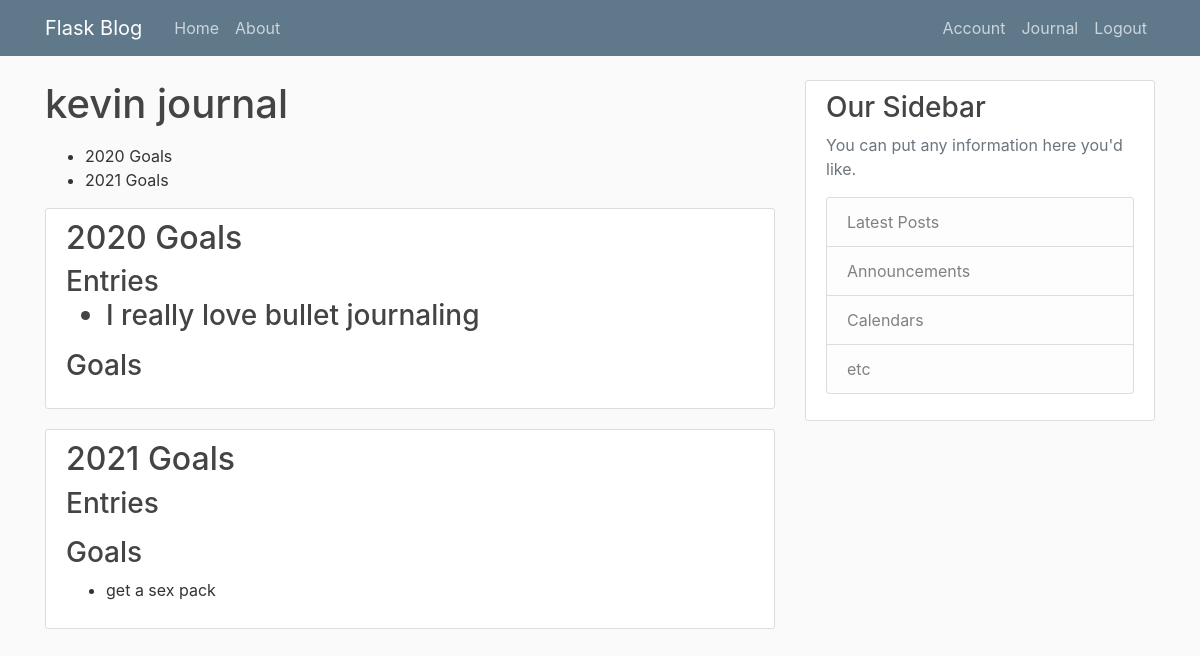
The page /journal (signed in) on the database its author committed.
### flaskblog/models.py (models this page shows, shortened)
class User(db.Model, UserMixin):
    id = db.Column(db.Integer, primary_key=True)
    username = db.Column(db.String(20), unique=True, nullable=False)
    email = db.Column(db.String(120), unique=True, nullable=False)
    image_file = db.Column(db.String(20), nullable=False, default='default.jpg')
    password = db.Column(db.String(60), nullable=False)
    pages = db.relationship("Page", backref="user")
    friends = db.relationship("User", secondary=friendship,
                           primaryjoin=id==friendship.c.friend_a_id,
                           secondaryjoin=id==friendship.c.friend_b_id)
    community = db.relationship("Community", secondary=membership, backref="members")

class Page(db.Model):
    id = db.Column(db.Integer, primary_key=True)
    user_id = db.Column(db.Integer, db.ForeignKey('user.id')) # can be nullable
    community_id = db.Column(db.Integer, db.ForeignKey('community.id')) # can be nullable
    title = db.Column(db.String(100), nullable=False)
    entries = db.relationship("Entry", backref="page")
    goals = db.relationship("Goal", backref="page")

class Entry(db.Model):
    id = db.Column(db.Integer, primary_key=True)
    page_id = db.Column(db.Integer, db.ForeignKey('page.id'), nullable=False)
    text = db.Column(db.String(500), nullable=False)

class Goal(db.Model):
    id = db.Column(db.Integer, primary_key=True)
    page_id = db.Column(db.Integer, db.ForeignKey('page.id'), nullable=False)
    goals = db.Column(db.String(500), nullable=False)

### flaskblog/routes.py (the view)
@app.route("/journal")
@login_required
def journal():
    pages = Page.query.filter_by(user_id=current_user.id).all()
    entries = {}
    goals = {}
    for page in pages:
        entries[page.id] = Entry.query.filter_by(page_id=page.id).all()
        goals[page.id] = Goal.query.filter_by(page_id=page.id).all()
    return render_template('profile.html', pages=pages, entries=entries, goals=goals, user=current_user)

### flaskblog/models.py (called while the page is built)
@login_manager.user_loader
def load_user(user_id):
    return User.query.get(int(user_id))

### flaskblog/templates/profile.html
{% extends "layout.html" %}
{% block content %}
    <h1 class="mb-3">{{ user.username }} journal</h1>
    <ul>
        {% for page in pages %}
        <li> {{ page.title }} </li>
        {% endfor %}
    </ul>
    {% for page in pages %}
        <article class="media content-section">
          <div class="media-body">
            <h2>{{ page.title }} </h2>
            <h3> Entries </3>
            <ul>
                {% for entry in entries.get(page.id) %}
                <li> {{ entry.text }} </li>
                {% endfor %}
            </ul>
            <h3>Goals</h3>
            <ul>
                {% for goal in goals.get(page.id) %}
                <li> {{ goal.goals }} </li>
                {% endfor %}
            </ul>
          </div>
        </article>
    {% endfor %}
{% endblock content %}

### flaskblog/static/main.css (style rules this page uses)
body { background: #fafafa; color: #333333; margin-top: 5rem; }
h1, h2, h3, h4, h5, h6 { color: #444444; }
.content-section { background: #ffffff; padding: 10px 20px; border: 1px solid #dddddd; border-radius: 3px; margin-bottom: 20px; }

### rows shown on the page
User: username "kevin"
Page: title "2020 Goals"
Page: title "2021 Goals"
Entry: text "I really love bullet journaling"
Goal: goals "get a sex pack"
